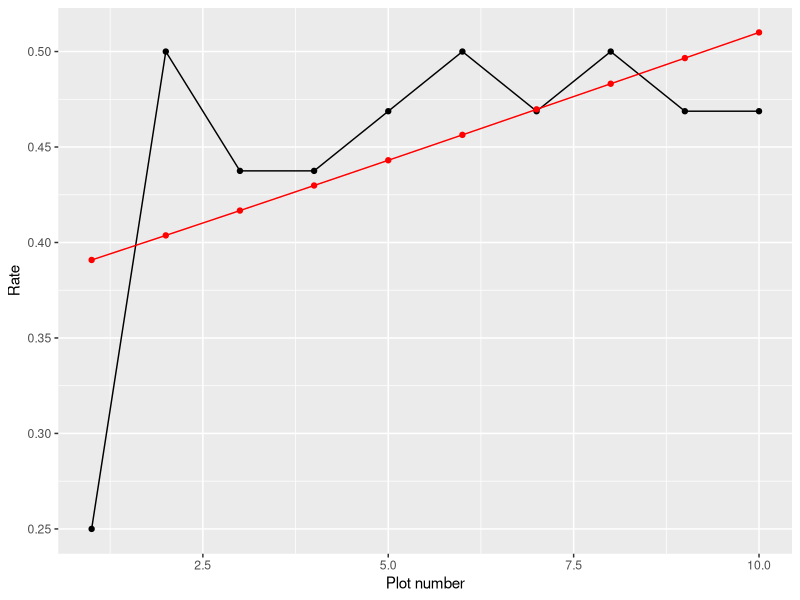
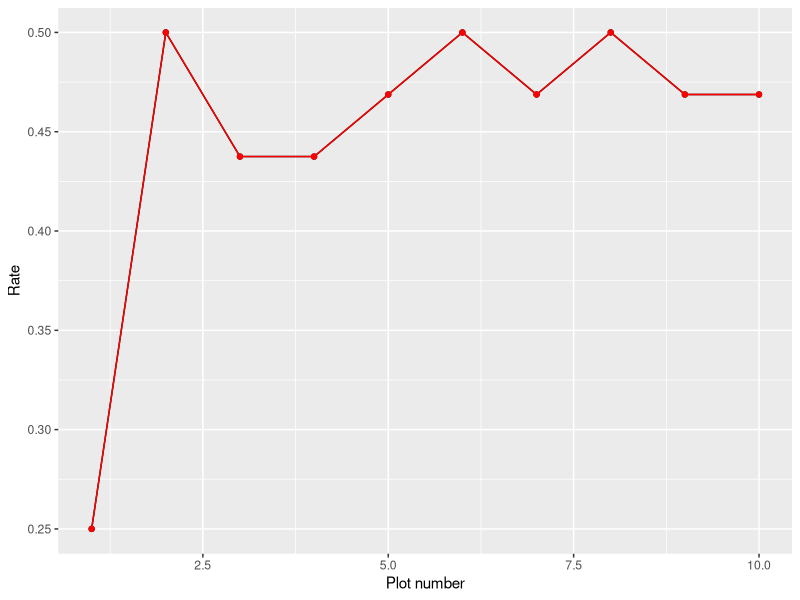

The R source for these figures, in order:
library(tidyverse)

( violets <- read_csv("datasets/violets.csv", col_types=cols() ) %>%
    select(Year:`Bud counts`) %>%
    mutate(Bud = as.numeric(`Bud counts`>0)) %>%
    select(-`Bud counts`) )

(violet.plots <- violets %>% group_by(Plot) %>% summarize(N=n(), Rate=mean(Bud)))

violetplot.fit <- glm( Bud ~ Plot, data=violets, family=binomial )
summary( violetplot.fit ) 
new <- tibble( Plot=violet.plots$Plot )
predictions <- predict( violetplot.fit, new, type="response")
( violet.plots <- violet.plots %>%
  mutate( Fit = predictions ) )
ggplot( violet.plots, aes(Plot,Rate)) +
  geom_point() + 
  geom_line() +
  geom_point( aes(Plot,Fit), color="red") + 
  geom_line( aes(Plot,Fit), color="red" ) +
  xlab("Plot number")
# ggsave("images/plots_fit_bad.png",device="png")

str(violet.plots)
violets$Plot <- factor( violets$Plot )
(violet.plots <- violets %>% group_by(Plot) %>% summarize(N=n(), Rate=mean(Bud)))
str(violet.plots)
levels( violet.plots$Plot )
violetplot.fit <- glm( Bud ~ Plot, data=violets, family=binomial )
new <- tibble( Plot=violet.plots$Plot )
predictions <- predict( violetplot.fit, new, type="response" )
( violet.plots <- violet.plots %>%
    mutate( Fit = predictions ) )
ggplot( violet.plots, aes(as.numeric(Plot),Rate)) +
  geom_point() + 
  geom_line() +
  geom_point( aes(as.numeric(Plot),Fit), color="red") + 
  geom_line( aes(as.numeric(Plot),Fit), color="red" ) +
  xlab("Plot number")
# ggsave("images/plots_fit_good.png", device="png")

summary( violetplot.fit) 
